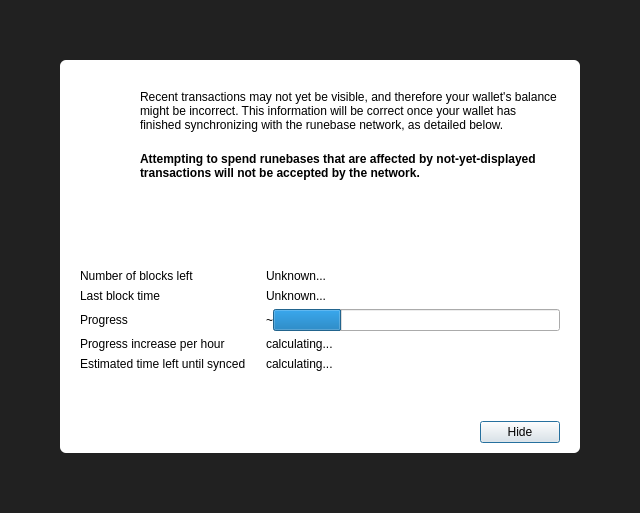
<?xml version="1.0" encoding="UTF-8"?>
<ui version="4.0">
 <class>ModalOverlay</class>
 <widget class="ModalOverlay" name="ModalOverlay">
  <property name="geometry">
   <rect>
    <x>0</x>
    <y>0</y>
    <width>640</width>
    <height>513</height>
   </rect>
  </property>
  <property name="windowTitle">
   <string>Form</string>
  </property>
  <layout class="QVBoxLayout" name="verticalLayout" stretch="0">
   <property name="sizeConstraint">
    <enum>QLayout::SetDefaultConstraint</enum>
   </property>
   <property name="leftMargin">
    <number>0</number>
   </property>
   <property name="topMargin">
    <number>0</number>
   </property>
   <property name="rightMargin">
    <number>0</number>
   </property>
   <property name="bottomMargin">
    <number>0</number>
   </property>
   <item>
    <widget class="QWidget" name="bgWidget" native="true">
     <property name="styleSheet">
      <string notr="true">#bgWidget { background: rgba(0,0,0,220); }</string>
     </property>
     <layout class="QVBoxLayout" name="verticalLayoutMain" stretch="0">
      <property name="leftMargin">
       <number>60</number>
      </property>
      <property name="topMargin">
       <number>60</number>
      </property>
      <property name="rightMargin">
       <number>60</number>
      </property>
      <property name="bottomMargin">
       <number>60</number>
      </property>
      <item>
       <widget class="QWidget" name="contentWidget" native="true">
        <property name="styleSheet">
         <string notr="true">#contentWidget { background: white; border-radius: 6px; }</string>
        </property>
        <layout class="QVBoxLayout" name="verticalLayout_3" stretch="1,0,0">
         <property name="spacing">
          <number>0</number>
         </property>
         <property name="leftMargin">
          <number>20</number>
         </property>
         <property name="topMargin">
          <number>10</number>
         </property>
         <property name="rightMargin">
          <number>20</number>
         </property>
         <property name="bottomMargin">
          <number>10</number>
         </property>
         <item>
          <widget class="QStackedWidget" name="stackedWidget">
           <property name="currentIndex">
            <number>0</number>
           </property>
           <widget class="QWidget" name="page">
            <layout class="QVBoxLayout" name="verticalLayout_2">
             <property name="spacing">
              <number>0</number>
             </property>
             <property name="leftMargin">
              <number>0</number>
             </property>
             <property name="topMargin">
              <number>0</number>
             </property>
             <property name="rightMargin">
              <number>0</number>
             </property>
             <property name="bottomMargin">
              <number>0</number>
             </property>
             <item>
              <layout class="QHBoxLayout" name="horizontalLayoutIconText" stretch="0,1">
               <property name="spacing">
                <number>20</number>
               </property>
               <property name="topMargin">
                <number>20</number>
               </property>
               <item>
                <layout class="QVBoxLayout" name="verticalLayoutIcon">
                 <item>
                  <widget class="QPushButton" name="warningIcon">
                   <property name="enabled">
                    <bool>false</bool>
                   </property>
                   <property name="text">
                    <string/>
                   </property>
                   <property name="icon">
                    <iconset>
                     <normaloff>:/icons/warning</normaloff>
                     <disabledoff>:/icons/warning</disabledoff>:/icons/warning</iconset>
                   </property>
                   <property name="iconSize">
                    <size>
                     <width>48</width>
                     <height>48</height>
                    </size>
                   </property>
                   <property name="flat">
                    <bool>true</bool>
                   </property>
                  </widget>
                 </item>
                 <item>
                  <spacer name="verticalSpacerWarningIcon">
                   <property name="orientation">
                    <enum>Qt::Vertical</enum>
                   </property>
                   <property name="sizeHint" stdset="0">
                    <size>
                     <width>20</width>
                     <height>40</height>
                    </size>
                   </property>
                  </spacer>
                 </item>
                </layout>
               </item>
               <item>
                <layout class="QVBoxLayout" name="verticalLayoutInfoText">
                 <property name="leftMargin">
                  <number>0</number>
                 </property>
                 <property name="topMargin">
                  <number>0</number>
                 </property>
                 <item>
                  <widget class="QLabel" name="infoText">
                   <property name="text">
                    <string>Recent transactions may not yet be visible, and therefore your wallet's balance might be incorrect. This information will be correct once your wallet has finished synchronizing with the runebase network, as detailed below.</string>
                   </property>
                   <property name="textFormat">
                    <enum>Qt::RichText</enum>
                   </property>
                   <property name="wordWrap">
                    <bool>true</bool>
                   </property>
                  </widget>
                 </item>
                 <item>
                  <widget class="QLabel" name="infoTextStrong">
                   <property name="font">
                    <font>
                     <weight>75</weight>
                     <bold>true</bold>
                    </font>
                   </property>
                   <property name="text">
                    <string>Attempting to spend runebases that are affected by not-yet-displayed transactions will not be accepted by the network.</string>
                   </property>
                   <property name="textFormat">
                    <enum>Qt::RichText</enum>
                   </property>
                   <property name="wordWrap">
                    <bool>true</bool>
                   </property>
                  </widget>
                 </item>
                 <item>
                  <spacer name="verticalSpacerInTextSpace">
                   <property name="orientation">
                    <enum>Qt::Vertical</enum>
                   </property>
                   <property name="sizeHint" stdset="0">
                    <size>
                     <width>20</width>
                     <height>40</height>
                    </size>
                   </property>
                  </spacer>
                 </item>
                </layout>
               </item>
              </layout>
             </item>
             <item>
              <layout class="QFormLayout" name="formLayout">
               <property name="fieldGrowthPolicy">
                <enum>QFormLayout::ExpandingFieldsGrow</enum>
               </property>
               <property name="horizontalSpacing">
                <number>20</number>
               </property>
               <property name="verticalSpacing">
                <number>6</number>
               </property>
               <property name="topMargin">
                <number>10</number>
               </property>
               <item row="0" column="0">
                <widget class="QLabel" name="labelNumberOfBlocksLeft">
                 <property name="font">
                  <font>
                   <weight>50</weight>
                   <bold>false</bold>
                  </font>
                 </property>
                 <property name="text">
                  <string>Number of blocks left</string>
                 </property>
                </widget>
               </item>
               <item row="0" column="1">
                <widget class="QLabel" name="numberOfBlocksLeft">
                 <property name="sizePolicy">
                  <sizepolicy hsizetype="Expanding" vsizetype="Preferred">
                   <horstretch>0</horstretch>
                   <verstretch>0</verstretch>
                  </sizepolicy>
                 </property>
                 <property name="text">
                  <string>Unknown...</string>
                 </property>
                </widget>
               </item>
               <item row="1" column="0">
                <widget class="QLabel" name="labelLastBlockTime">
                 <property name="font">
                  <font>
                   <weight>50</weight>
                   <bold>false</bold>
                  </font>
                 </property>
                 <property name="text">
                  <string>Last block time</string>
                 </property>
                </widget>
               </item>
               <item row="1" column="1">
                <widget class="QLabel" name="newestBlockDate">
                 <property name="sizePolicy">
                  <sizepolicy hsizetype="Expanding" vsizetype="Preferred">
                   <horstretch>0</horstretch>
                   <verstretch>0</verstretch>
                  </sizepolicy>
                 </property>
                 <property name="text">
                  <string>Unknown...</string>
                 </property>
                </widget>
               </item>
               <item row="2" column="0">
                <widget class="QLabel" name="labelSyncDone">
                 <property name="font">
                  <font>
                   <weight>50</weight>
                   <bold>false</bold>
                  </font>
                 </property>
                 <property name="text">
                  <string>Progress</string>
                 </property>
                </widget>
               </item>
               <item row="2" column="1">
                <layout class="QHBoxLayout" name="horizontalLayoutSync" stretch="0,1">
                 <item>
                  <widget class="QLabel" name="percentageProgress">
                   <property name="text">
                    <string notr="true">~</string>
                   </property>
                  </widget>
                 </item>
                 <item>
                  <widget class="QProgressBar" name="progressBar">
                   <property name="value">
                    <number>24</number>
                   </property>
                   <property name="format">
                    <string/>
                   </property>
                  </widget>
                 </item>
                </layout>
               </item>
               <item row="4" column="0">
                <widget class="QLabel" name="labelProgressIncrease">
                 <property name="font">
                  <font>
                   <weight>50</weight>
                   <bold>false</bold>
                  </font>
                 </property>
                 <property name="text">
                  <string>Progress increase per hour</string>
                 </property>
                </widget>
               </item>
               <item row="4" column="1">
                <widget class="QLabel" name="progressIncreasePerH">
                 <property name="sizePolicy">
                  <sizepolicy hsizetype="Expanding" vsizetype="Preferred">
                   <horstretch>0</horstretch>
                   <verstretch>0</verstretch>
                  </sizepolicy>
                 </property>
                 <property name="text">
                  <string>calculating...</string>
                 </property>
                </widget>
               </item>
               <item row="5" column="0">
                <widget class="QLabel" name="labelEstimatedTimeLeft">
                 <property name="font">
                  <font>
                   <weight>50</weight>
                   <bold>false</bold>
                  </font>
                 </property>
                 <property name="text">
                  <string>Estimated time left until synced</string>
                 </property>
                </widget>
               </item>
               <item row="5" column="1">
                <widget class="QLabel" name="expectedTimeLeft">
                 <property name="sizePolicy">
                  <sizepolicy hsizetype="Expanding" vsizetype="Preferred">
                   <horstretch>0</horstretch>
                   <verstretch>0</verstretch>
                  </sizepolicy>
                 </property>
                 <property name="text">
                  <string>calculating...</string>
                 </property>
                </widget>
               </item>
              </layout>
             </item>
            </layout>
           </widget>
           <widget class="QWidget" name="page_2">
            <layout class="QVBoxLayout" name="verticalLayout_4">
             <property name="spacing">
              <number>15</number>
             </property>
             <property name="topMargin">
              <number>40</number>
             </property>
             <property name="bottomMargin">
              <number>40</number>
             </property>
             <item>
              <layout class="QHBoxLayout" name="horizontalLayout_2">
               <item>
                <spacer name="horizontalSpacer_4">
                 <property name="orientation">
                  <enum>Qt::Horizontal</enum>
                 </property>
                 <property name="sizeHint" stdset="0">
                  <size>
                   <width>40</width>
                   <height>20</height>
                  </size>
                 </property>
                </spacer>
               </item>
               <item>
                <widget class="QPushButton" name="warningIconBackup">
                 <property name="enabled">
                  <bool>false</bool>
                 </property>
                 <property name="text">
                  <string/>
                 </property>
                 <property name="icon">
                  <iconset>
                   <normaloff>:/styles/app-icons/message_warning</normaloff>
                   <disabledoff>:/styles/app-icons/message_warning</disabledoff>:/styles/app-icons/message_warning</iconset>
                 </property>
                 <property name="iconSize">
                  <size>
                   <width>120</width>
                   <height>120</height>
                  </size>
                 </property>
                 <property name="flat">
                  <bool>true</bool>
                 </property>
                </widget>
               </item>
               <item>
                <spacer name="horizontalSpacer_5">
                 <property name="orientation">
                  <enum>Qt::Horizontal</enum>
                 </property>
                 <property name="sizeHint" stdset="0">
                  <size>
                   <width>40</width>
                   <height>20</height>
                  </size>
                 </property>
                </spacer>
               </item>
              </layout>
             </item>
             <item>
              <widget class="QLabel" name="labelNote">
               <property name="text">
                <string>IMPORTANT NOTE!</string>
               </property>
               <property name="alignment">
                <set>Qt::AlignCenter</set>
               </property>
              </widget>
             </item>
             <item>
              <widget class="QLabel" name="labelMessage">
               <property name="text">
                <string>Making a backup of your wallet helps ensure you can always maintain access to your funds. Please backup your wallet in order to avoid losing funds.</string>
               </property>
               <property name="alignment">
                <set>Qt::AlignCenter</set>
               </property>
               <property name="wordWrap">
                <bool>true</bool>
               </property>
              </widget>
             </item>
             <item>
              <spacer name="verticalSpacer">
               <property name="orientation">
                <enum>Qt::Vertical</enum>
               </property>
               <property name="sizeType">
                <enum>QSizePolicy::Expanding</enum>
               </property>
               <property name="sizeHint" stdset="0">
                <size>
                 <width>20</width>
                 <height>40</height>
                </size>
               </property>
              </spacer>
             </item>
             <item>
              <layout class="QHBoxLayout" name="horizontalLayout">
               <item>
                <spacer name="horizontalSpacer_2">
                 <property name="orientation">
                  <enum>Qt::Horizontal</enum>
                 </property>
                 <property name="sizeHint" stdset="0">
                  <size>
                   <width>40</width>
                   <height>20</height>
                  </size>
                 </property>
                </spacer>
               </item>
               <item>
                <widget class="QPushButton" name="walletBackupButton">
                 <property name="text">
                  <string>Wallet backup</string>
                 </property>
                </widget>
               </item>
               <item>
                <spacer name="horizontalSpacer_3">
                 <property name="orientation">
                  <enum>Qt::Horizontal</enum>
                 </property>
                 <property name="sizeHint" stdset="0">
                  <size>
                   <width>40</width>
                   <height>20</height>
                  </size>
                 </property>
                </spacer>
               </item>
              </layout>
             </item>
            </layout>
           </widget>
          </widget>
         </item>
         <item>
          <spacer name="verticalSpacerAfterText">
           <property name="orientation">
            <enum>Qt::Vertical</enum>
           </property>
           <property name="sizeHint" stdset="0">
            <size>
             <width>20</width>
             <height>40</height>
            </size>
           </property>
          </spacer>
         </item>
         <item>
          <layout class="QHBoxLayout" name="horizontalLayoutButtons">
           <property name="leftMargin">
            <number>10</number>
           </property>
           <property name="topMargin">
            <number>10</number>
           </property>
           <item>
            <spacer name="horizontalSpacer">
             <property name="orientation">
              <enum>Qt::Horizontal</enum>
             </property>
             <property name="sizeHint" stdset="0">
              <size>
               <width>40</width>
               <height>20</height>
              </size>
             </property>
            </spacer>
           </item>
           <item>
            <widget class="QPushButton" name="closeButton">
             <property name="text">
              <string>Hide</string>
             </property>
             <property name="focusPolicy">
              <enum>Qt::StrongFocus</enum>
             </property>
             <property name="default">
              <bool>true</bool>
             </property>
            </widget>
           </item>
          </layout>
         </item>
        </layout>
       </widget>
      </item>
     </layout>
    </widget>
   </item>
  </layout>
 </widget>
 <customwidgets>
  <customwidget>
   <class>ModalOverlay</class>
   <extends>QWidget</extends>
   <header>qt/modaloverlay.h</header>
   <container>1</container>
  </customwidget>
 </customwidgets>
 <resources/>
 <connections/>
</ui>
